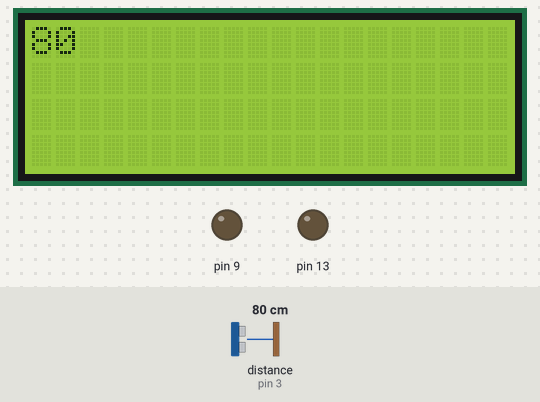
Recording of a sketch running on a simulated Arduino Uno, built with avr-gcc and run on an emulated ATmega328P. Shown: 20×4 character LCD, output pins drawn as LEDs (lit = HIGH). The inputs (shaded band) are chosen by the test bench; at power-on: distance to the obstacle (sensor on pin 3) 80 cm. The echo pulse lasts 58.3 µs per cm; what the sketch prints to the serial monitor is not drawn.

Above: at 1.15 s.
1.4 s: distance to the obstacle (sensor on pin 3) set to 42 cm
At 2.09 s:
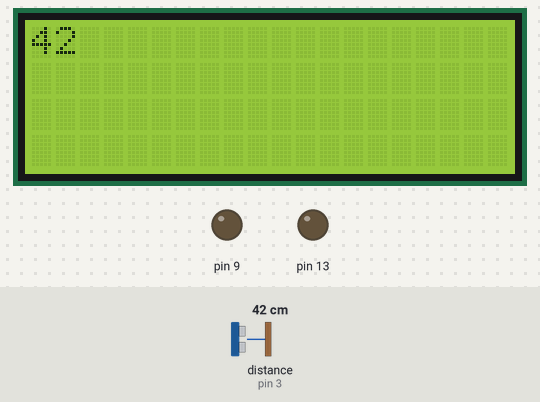
3.5 s: distance to the obstacle (sensor on pin 3) set to 36 cm
At 3.78 s:
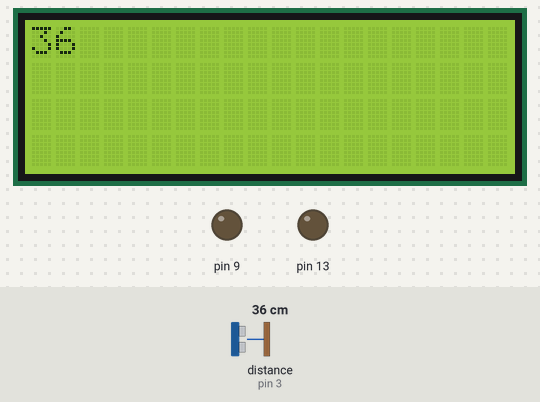
7.1 s: distance to the obstacle (sensor on pin 3) set to 4 cm
Timing chart, 0 to 14.8 s (numbered marks = the images above; inputs shaded):
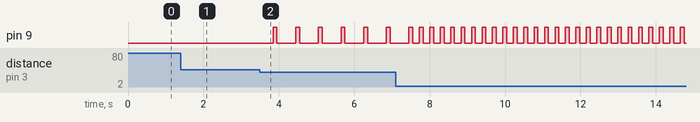

The sketch:

LCD____.ino
```cpp
//YWROBOT
//Compatible with the Arduino IDE 1.0
//Library version:1.1
#include <Wire.h>
#include <LiquidCrystal_I2C.h>
#include <HCSR04.h>

LiquidCrystal_I2C lcd(0x27,20,4);  // set the LCD address to 0x27 for a 16 chars and 2 line display
HCSR04 hc(2, 3);//initialisation class HCSR04 (trig pin , echo pin)

void setup()
{
  lcd.init();                      // initialize the lcd
  lcd.init();
  // Print a message to the LCD.
  lcd.backlight();
  Serial.begin(9600);
  pinMode(9, OUTPUT);
  pinMode(13, OUTPUT);
}


void loop()
{
   Serial.println( hc.dist() );
  int dist = hc.dist();
  lcd.setCursor(0,0);   lcd.print(dist );
  delay(100);
  lcd.setCursor(0,0);  lcd.print("                                   " );
  if( dist < 40 ){
      digitalWrite(9, HIGH);
      delay(100);
      digitalWrite(9, LOW);
  }
  if (dist < 1000)
    delay(dist * 10);
}
```

Measured:
- the behaviour switches between 40 and 39 cm on distance to the obstacle (sensor on pin 3) (found by bisection; images 1 and 2)
- after the input at 1.4 s, the display: changes after 0.63 s (image 1)
- after the input at 3.5 s, pin 9: alternates HIGH for 0.10 s and LOW for 0.50 s, starting after 0.35 s; the display: changes after 0.22 s (image 2)
- after the input at 7.1 s, pin 9: alternates HIGH for 0.10 s and LOW for 0.18 s, starting after 0.63 s
